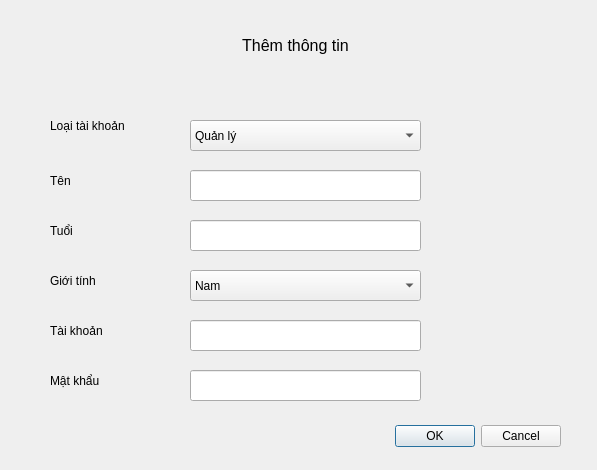
<?xml version="1.0" encoding="UTF-8"?>
<ui version="4.0">
 <class>AddTaiKhoanForm</class>
 <widget class="QDialog" name="AddTaiKhoanForm">
  <property name="geometry">
   <rect>
    <x>0</x>
    <y>0</y>
    <width>597</width>
    <height>470</height>
   </rect>
  </property>
  <property name="windowTitle">
   <string>Dialog</string>
  </property>
  <widget class="QDialogButtonBox" name="buttonBox">
   <property name="geometry">
    <rect>
     <x>220</x>
     <y>420</y>
     <width>341</width>
     <height>32</height>
    </rect>
   </property>
   <property name="orientation">
    <enum>Qt::Horizontal</enum>
   </property>
   <property name="standardButtons">
    <set>QDialogButtonBox::Cancel|QDialogButtonBox::Ok</set>
   </property>
  </widget>
  <widget class="QLabel" name="label">
   <property name="geometry">
    <rect>
     <x>190</x>
     <y>20</y>
     <width>211</width>
     <height>51</height>
    </rect>
   </property>
   <property name="font">
    <font>
     <pointsize>12</pointsize>
    </font>
   </property>
   <property name="text">
    <string>Thêm thông tin</string>
   </property>
   <property name="alignment">
    <set>Qt::AlignCenter</set>
   </property>
  </widget>
  <widget class="QLabel" name="label_2">
   <property name="geometry">
    <rect>
     <x>50</x>
     <y>100</y>
     <width>131</width>
     <height>51</height>
    </rect>
   </property>
   <property name="text">
    <string>Loại tài khoản</string>
   </property>
  </widget>
  <widget class="QLabel" name="label_3">
   <property name="geometry">
    <rect>
     <x>50</x>
     <y>160</y>
     <width>81</width>
     <height>41</height>
    </rect>
   </property>
   <property name="text">
    <string>Tên</string>
   </property>
  </widget>
  <widget class="QLabel" name="label_4">
   <property name="geometry">
    <rect>
     <x>50</x>
     <y>210</y>
     <width>81</width>
     <height>41</height>
    </rect>
   </property>
   <property name="text">
    <string>Tuổi</string>
   </property>
  </widget>
  <widget class="QLabel" name="label_5">
   <property name="geometry">
    <rect>
     <x>50</x>
     <y>260</y>
     <width>81</width>
     <height>41</height>
    </rect>
   </property>
   <property name="text">
    <string>Giới tính</string>
   </property>
  </widget>
  <widget class="QLabel" name="label_6">
   <property name="geometry">
    <rect>
     <x>50</x>
     <y>310</y>
     <width>81</width>
     <height>41</height>
    </rect>
   </property>
   <property name="text">
    <string>Tài khoản</string>
   </property>
  </widget>
  <widget class="QLabel" name="label_7">
   <property name="geometry">
    <rect>
     <x>50</x>
     <y>360</y>
     <width>81</width>
     <height>41</height>
    </rect>
   </property>
   <property name="text">
    <string>Mật khẩu</string>
   </property>
  </widget>
  <widget class="QLineEdit" name="ten">
   <property name="geometry">
    <rect>
     <x>190</x>
     <y>170</y>
     <width>231</width>
     <height>31</height>
    </rect>
   </property>
  </widget>
  <widget class="QLineEdit" name="tuoi">
   <property name="geometry">
    <rect>
     <x>190</x>
     <y>220</y>
     <width>231</width>
     <height>31</height>
    </rect>
   </property>
  </widget>
  <widget class="QLineEdit" name="taiKhoan">
   <property name="geometry">
    <rect>
     <x>190</x>
     <y>320</y>
     <width>231</width>
     <height>31</height>
    </rect>
   </property>
  </widget>
  <widget class="QLineEdit" name="matKhau">
   <property name="geometry">
    <rect>
     <x>190</x>
     <y>370</y>
     <width>231</width>
     <height>31</height>
    </rect>
   </property>
  </widget>
  <widget class="QComboBox" name="gioiTinh">
   <property name="geometry">
    <rect>
     <x>190</x>
     <y>270</y>
     <width>231</width>
     <height>31</height>
    </rect>
   </property>
   <item>
    <property name="text">
     <string>Nam</string>
    </property>
   </item>
   <item>
    <property name="text">
     <string>Nữ</string>
    </property>
   </item>
  </widget>
  <widget class="QComboBox" name="loaiTaiKhoan">
   <property name="geometry">
    <rect>
     <x>190</x>
     <y>120</y>
     <width>231</width>
     <height>31</height>
    </rect>
   </property>
   <item>
    <property name="text">
     <string>Quản lý</string>
    </property>
   </item>
   <item>
    <property name="text">
     <string>Nhân viên</string>
    </property>
   </item>
  </widget>
 </widget>
 <resources/>
 <connections>
  <connection>
   <sender>buttonBox</sender>
   <signal>accepted()</signal>
   <receiver>AddTaiKhoanForm</receiver>
   <slot>accept()</slot>
   <hints>
    <hint type="sourcelabel">
     <x>248</x>
     <y>254</y>
    </hint>
    <hint type="destinationlabel">
     <x>157</x>
     <y>274</y>
    </hint>
   </hints>
  </connection>
  <connection>
   <sender>buttonBox</sender>
   <signal>rejected()</signal>
   <receiver>AddTaiKhoanForm</receiver>
   <slot>reject()</slot>
   <hints>
    <hint type="sourcelabel">
     <x>316</x>
     <y>260</y>
    </hint>
    <hint type="destinationlabel">
     <x>286</x>
     <y>274</y>
    </hint>
   </hints>
  </connection>
 </connections>
</ui>
